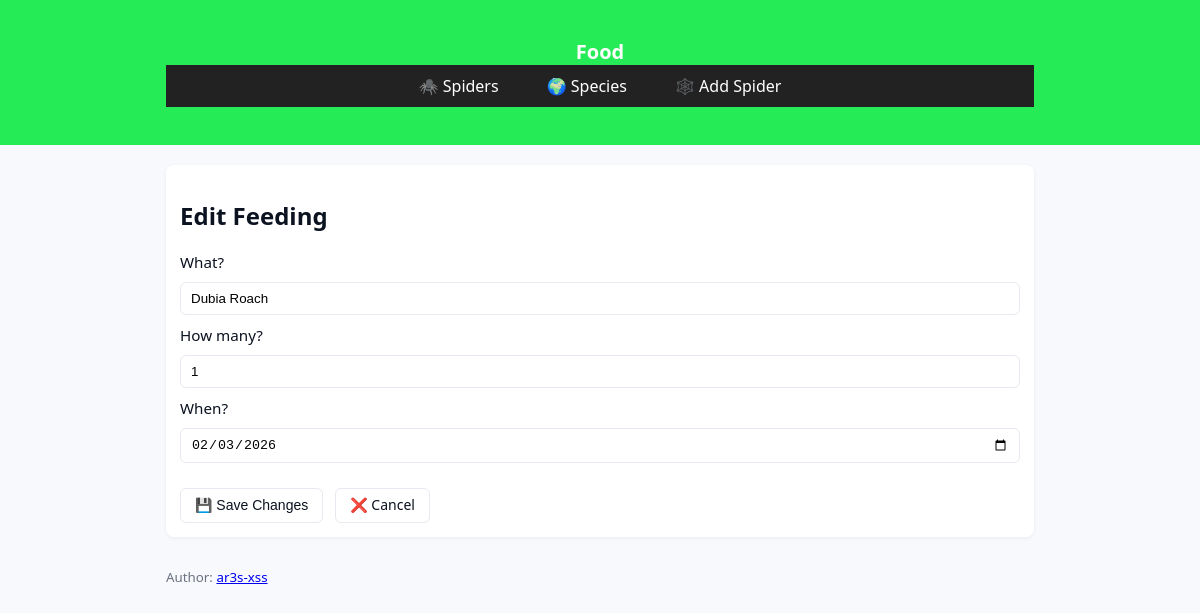
/spider/2/edit_food/1, run on the app's committed database.
### tables this page shows
CREATE TABLE feeding (id INTEGER PRIMARY KEY AUTOINCREMENT, spiders_id INTEGER NOT NULL, date DATE, food TEXT, count INTEGER, FOREIGN KEY(spiders_id) REFERENCES spiders(id) ON DELETE CASCADE);

### app.py (the view, shortened to what this page needs)
@app.route('/spider/<int:spider_id>/edit_food/<int:food_id>', methods=['GET', 'POST'])
def edit_food(spider_id, food_id):
    con = con_db()
    cur = con.cursor()
    if request.method == 'GET':
        cur.execute(
            "SELECT * FROM feeding WHERE id=? AND spiders_id=?",
            (food_id, spider_id)
        )
        food = cur.fetchone()
        if not food:
            abort(404)
        return render_template('food.html', spider_id=spider_id, food=food)

### app.py (called while the page is built)
def con_db():
    con = sqlite3.connect(DB_PATH)
    con.execute("PRAGMA foreign_keys = ON")
    con.row_factory = sqlite3.Row
    return con

### templates/food.html (shortened to what this page needs)
<!doctype html>
<html lang="en">
  <head>
    <link rel="stylesheet" href="{{ url_for('static', filename='style.css') }}">
  </head>
  <body>
    <header class="site-header">
      <div class="container">
        <h1>Food</h1>
        <nav>
          <ul>
            <li><a href="{{ url_for('index') }}">🕷️ Spiders</a></li>
            <li><a href="{{ url_for('species') }}">🌍 Species</a></li>
            <li><a href="{{ url_for('add') }}">🕸️ Add Spider</a></li>
          </ul>
        </nav>
      </div>
    </header>
    <main class="container">
      <section class="panel">
        <h2>{{ 'Edit Feeding' if food else 'Add Feeding' }}</h2>
<form method="post"
      action="{% if food %}
                {{ url_for('edit_food', spider_id=spider_id, food_id=food.id) }}
              {% else %}
                {{ url_for('add_food', spider_id=spider_id) }}
              {% endif %}">
  <label>What?</label>
  <input type="text" name="food_type"
         value="{{ food.food if food else '' }}"
         required>
  <label>How many?</label>
  <input type="number" name="food_count" min="1" max="10"
         value="{{ food.count if food else 1 }}"
         required>
  <label>When?</label>
  <input type="date" name="date"
         value="{{ food.date if food else '' }}"
         required>
  <div class="form-actions">
    <button type="submit" class="btn">
      {{ '💾 Save Changes' if food else '💾 Add Food' }}
    </button>
    <a href="{{ url_for('spider_detail', spider_id=spider_id) }}"
       class="btn">
       ❌ Cancel
    </a>
  </div>
</form>
</section>
    </main>
   <footer class="site-footer container">
  <small>
    Author:
    <a href="https://github.com/ar3s-xss"
       target="_blank"
       rel="noopener noreferrer">
       ar3s-xss
    </a>
  </small>
</footer>
  </body>
</html>

### static/style.css (style rules this page uses)
:root { --bg: #f7f9fc; --card: #fff; --muted: #6b7280; --accent: #25eb56; --danger: #dc2626; }
* { box-sizing: border-box; }
body { margin: 0; font-family: system-ui, -apple-system, Segoe UI, Roboto, Arial, sans-serif; background: var(--bg); color: #0b1220; }
.container { max-width: 900px; margin: 20px auto; padding: 0 16px; }
.panel { background: var(--card); padding: 14px; border-radius: 8px; box-shadow: 0 1px 4px rgba(2,6,23,0.06); margin-bottom: 16px; }
.site-header { background: var(--accent); color: white; padding: 18px; }
.site-header h1 { margin: 0; font-size: 1.25rem; text-align: center; }
.site-footer { max-width: 900px; margin: 0 auto; padding: 8px 16px; color: var(--muted); }
nav { background: #222; padding: 10px 20px; }
nav ul { list-style: none; display: flex; justify-content: center; gap: 20px; margin: 0; padding: 0; }
nav a { color: white; text-decoration: none; padding: 8px 14px; border-radius: 4px; }
form { display: flex; flex-direction: column; gap: 10px; }
form label { font-size: 0.95rem; }
input[type="text"], input[type="date"], input[type="number"], textarea, select { width: 100%; padding: 8px 10px; border: 1px solid #e6e9ef; border-radius: 6px; }
.form-actions { display: flex; gap: 12px; margin-top: 15px; }
.btn { display: inline-flex; align-items: center; justify-content: center; gap: 6px; padding: 8px 14px; font-size: 14px; line-height: 1.2; border-radius: 6px; border: 1px solid #e6e9ef; background: white; color: inherit; text-decoration: none; cursor: pointer; }

### data on the page
feeding: food_type "Dubia Roach", food_count "1", date "02/03/2026"

### other printed values
{{ 'Edit Feeding' if food else 'Add Feeding' }} "Edit Feeding"
{{ '💾 Save Changes' if food else '💾 Add Food' }} "💾 Save Changes"
